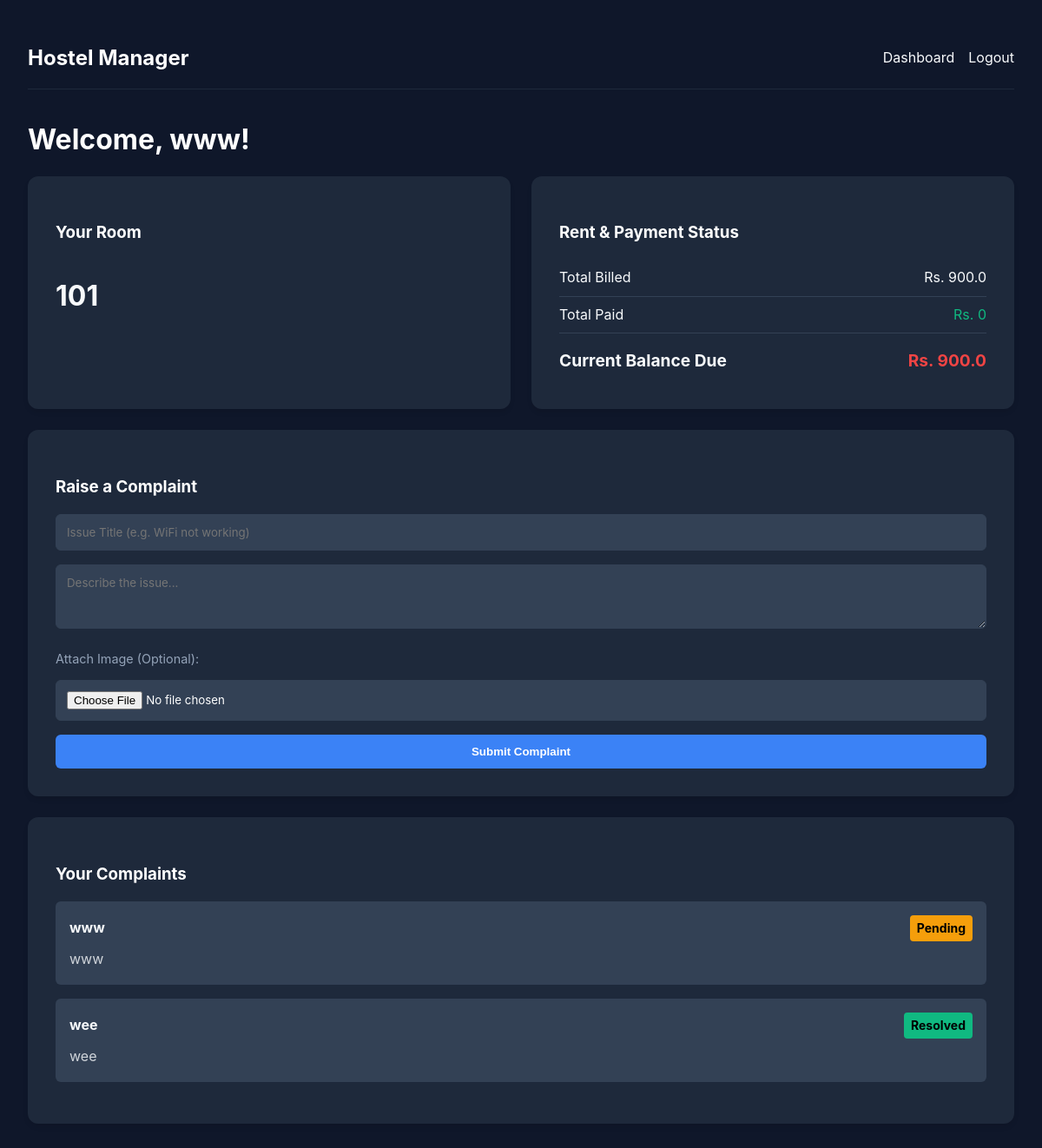
Page /dashboard (signed in) on the committed database.
### models.py (models this page shows)
class User(db.Model, UserMixin):
    id = db.Column(db.Integer, primary_key=True)
    username = db.Column(db.String(80), unique=True, nullable=False)
    password = db.Column(db.String(120), nullable=False)
    role = db.Column(db.String(10), nullable=False)
    full_name = db.Column(db.String(100), nullable=True)
    phone = db.Column(db.String(20), nullable=True) # Added
    room = db.relationship('Room', backref='student', uselist=False)
    complaints = db.relationship('Complaint', backref='student', lazy=True)
    rents = db.relationship('Rent', backref='student', lazy=True)
    transactions = db.relationship('Transaction', backref='student', lazy=True) # Added

class Room(db.Model):
    id = db.Column(db.Integer, primary_key=True)
    room_number = db.Column(db.Integer, unique=True, nullable=False)
    is_occupied = db.Column(db.Boolean, default=False)
    student_id = db.Column(db.Integer, db.ForeignKey('user.id'), nullable=True)

class Complaint(db.Model):
    id = db.Column(db.Integer, primary_key=True)
    title = db.Column(db.String(100), nullable=False)
    description = db.Column(db.Text, nullable=False)
    image_file = db.Column(db.String(100), nullable=True) # Added
    status = db.Column(db.String(20), default='Pending') # Pending, Resolved
    created_at = db.Column(db.DateTime, default=datetime.utcnow)
    student_id = db.Column(db.Integer, db.ForeignKey('user.id'), nullable=False)

### routes.py (the view)
@app.route('/dashboard')
@login_required
def student_dashboard():
    if current_user.role != 'student':
        return redirect(url_for('admin_dashboard'))
    total_rent = sum(r.amount for r in current_user.rents)
    total_paid = sum(t.amount for t in current_user.transactions)
    balance = total_rent - total_paid
    return render_template('student_dashboard.html', user=current_user, balance=balance, total_paid=total_paid)

### app.py (called while the page is built)
@login_manager.user_loader
def load_user(user_id):
    return User.query.get(int(user_id))

### templates/student_dashboard.html (shortened to what this page needs)
{% extends "base.html" %}
{% block content %}
<h1>Welcome, {{ user.full_name }}!</h1>
<div class="grid">
    <div class="card">
        <h3>Your Room</h3>
        <p style="font-size: 2rem; font-weight: bold;">
            {% if user.room %}
            {{ user.room.room_number }}
            {% else %}
            not Assigned
            {% endif %}
        </p>
    </div>
    <div class="card">
        <h3>Rent & Payment Status</h3>
        <div class="flex" style="padding: 0.5rem 0; border-bottom: 1px solid #334155;">
            <span>Total Billed</span>
            <span>Rs. {{ user.rents | sum(attribute='amount') }}</span>
        </div>
        <div class="flex" style="padding: 0.5rem 0; border-bottom: 1px solid #334155;">
            <span>Total Paid</span>
            <span style="color: #10b981;">Rs. {{ total_paid }}</span>
        </div>
        <div class="flex" style="padding: 0.5rem 0; font-size: 1.2rem; font-weight: bold; margin-top: 0.5rem;">
            <span>Current Balance Due</span>
            {% if balance > 0 %}
            <span style="color: #ef4444;">Rs. {{ balance }}</span>
            {% else %}
            <span style="color: #10b981;">Paid (Rs. 0)</span>
            {% endif %}
        </div>
    </div>
</div>
<div class="card">
    <h3>Raise a Complaint</h3>
    <form method="POST" action="{{ url_for('raise_complaint') }}" enctype="multipart/form-data">
        <div class="form-group">
            <input type="text" name="title" placeholder="Issue Title (e.g. WiFi not working)" required>
        </div>
        <div class="form-group">
            <textarea name="description" rows="3" placeholder="Describe the issue..." required></textarea>
        </div>
        <div class="form-group">
            <label style="font-size: 0.9rem; color: #94a3b8;">Attach Image (Optional):</label>
            <input type="file" name="image" accept="image/*" style="margin-top: 5px;">
        </div>
        <button type="submit">Submit Complaint</button>
    </form>
</div>
<div class="card">
    <h3>Your Complaints</h3>
    {% if user.complaints %}
    {% for c in user.complaints %}
    <div class="complaint-item">
        <div class="flex">
            <strong>{{ c.title }}</strong>
            <span class="badge {{ c.status }}">{{ c.status }}</span>
        </div>
        <p style="margin: 0.5rem 0 0; opacity: 0.8;">{{ c.description }}</p>
    </div>
    {% endfor %}
    {% else %}
    <p>No complaints submitted.</p>
    {% endif %}
</div>
{% endblock %}

### static/style.css (style rules this page uses)
:root { --primary: #3b82f6; --secondary: #1e293b; --bg: #0f172a; --text: #f8fafc; --card: #1e293b; --input: #334155; --danger: #ef4444; --success: #10b981; }
body { margin: 0; font-family: 'Inter', system-ui, -apple-system, sans-serif; background-color: var(--bg); color: var(--text); line-height: 1.6; }
.card { background: var(--card); padding: 2rem; border-radius: 12px; box-shadow: 0 4px 6px -1px rgba(0, 0, 0, 0.1); margin-bottom: 1.5rem; }
h1, h2, h3 { color: #fff; margin-bottom: 1rem; }
.form-group { margin-bottom: 1rem; }
label { display: block; margin-bottom: 0.5rem; }
input, select, textarea { width: 100%; padding: 0.75rem; background: var(--input); border: 1px solid var(--input); color: white; border-radius: 6px; box-sizing: border-box; font-family: inherit; }
button { background: var(--primary); color: white; padding: 0.75rem 1.5rem; border: none; border-radius: 6px; cursor: pointer; font-weight: 600; width: 100%; }
.grid { display: grid; grid-template-columns: repeat(auto-fit, minmax(300px, 1fr)); gap: 1.5rem; }
.flex { display: flex; justify-content: space-between; align-items: center; gap: 1rem; }
.badge { padding: 0.25rem 0.5rem; border-radius: 4px; font-size: 0.875rem; font-weight: bold; }
.badge.Pending { background: #f59e0b; color: black; }
.badge.Resolved, .badge.Paid { background: var(--success); color: black; }
.complaint-item, .student-item { background: #334155; padding: 1rem; margin-bottom: 1rem; border-radius: 6px; }

### rows in the picture
User: full_name "www"
Room: room.room_number "101"
Complaint: title "www", status "Pending", description "www"
Complaint: title "wee", status "Resolved", description "wee"

### other values in the picture
{{ user.rents | sum(attribute='amount') }} "900.0"
{{ total_paid }} "0"
{{ balance }} "900.0"
